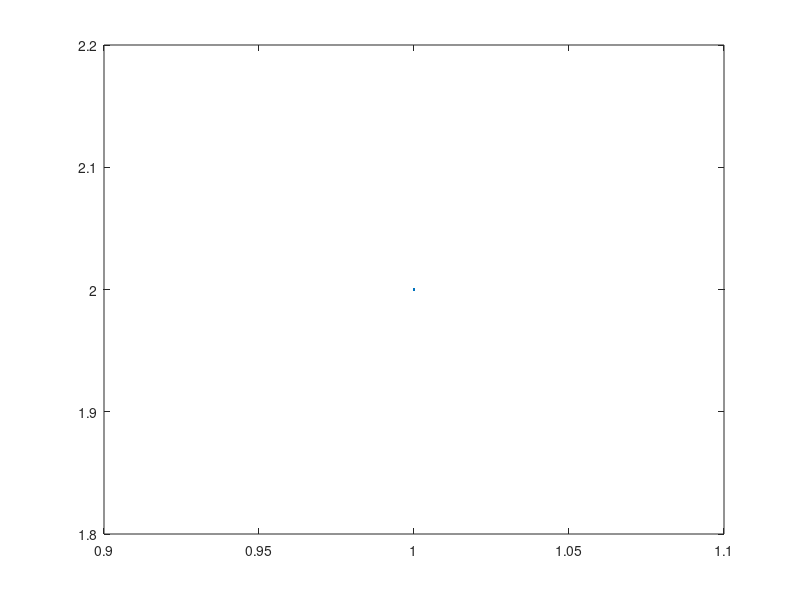

Recreate this plot in MATLAB. (Note: this script raises an error after producing the figure.)
% clear all; close all;
figure('Name','Schiefer Wurf mit Luftwiderstand','NumberTitle','off')
plot(2) 

aufloesung = 0.04; %in Sekunden
dauer = 15; %in sekunden
cw = 0.055; %Cw-Wert (Annahme)
rho = 1.293; %Luftdichte
A = 0.0062; %Stirnfl?che
m = 0.0773; %masse in kg
g = 9.81; %Schwerkraft

v = 83.3333;

alpha = 29;

t = 0:aufloesung:dauer;

[x, y] = mitLuftwiderstand(t, alpha, v, cw,rho,A,m,g);
plot(x,y);
ylim([0 inf]);
%title('mit Luftwiderstand');
